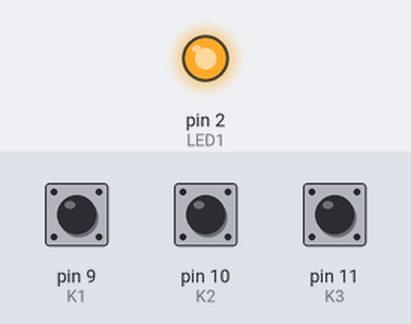
This sketch was run on a simulated Arduino Uno, built with avr-gcc and run on an emulated ATmega328P. Parts: output pins drawn as LEDs (lit = HIGH). Inputs (shaded band) come from the test bench; at power-on: pin 10 (K2) HIGH, pin 9 (K1) HIGH, pin 11 (K3) HIGH. What the sketch prints to the serial monitor is not drawn.

Above: at 1.2 s.
1.3 s: pin 10 (K2) pulled LOW for 0.15 s
Timing chart, 0 to 4.3 s (numbered marks = the images above; inputs shaded):
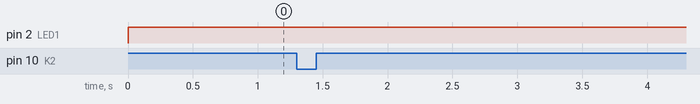

The sketch:

Oef2.ino
```cpp
#define K1 9
#define K2 10
#define K3 11
#define LED1 2

int teller = 0;
boolean statusLED = false;

void setup() {
  pinMode ( K1 , INPUT_PULLUP ) ;
  pinMode ( K2 , INPUT_PULLUP ) ;
  pinMode ( K3 , INPUT_PULLUP ) ;
  pinMode ( LED1 , OUTPUT ) ;
  Serial.begin(9600) ;
}

void loop() {

digitalWrite(LED1, HIGH);
delay(50);
digitalWrite(LED1, LOW);

/*if(statusLED == false){
    digitalWrite(LED1, HIGH);
    statusLED = true;
  }else{
    digitalWrite(LED1, LOW);
    statusLED = false;
  }*/

  if(digitalRead(K1) == LOW){
    teller++;
  }

  if(digitalRead(K2) == LOW){
     Serial.println(teller);
  }

  if (digitalRead(K3) == LOW){
    teller = 0;
  }
}
```
